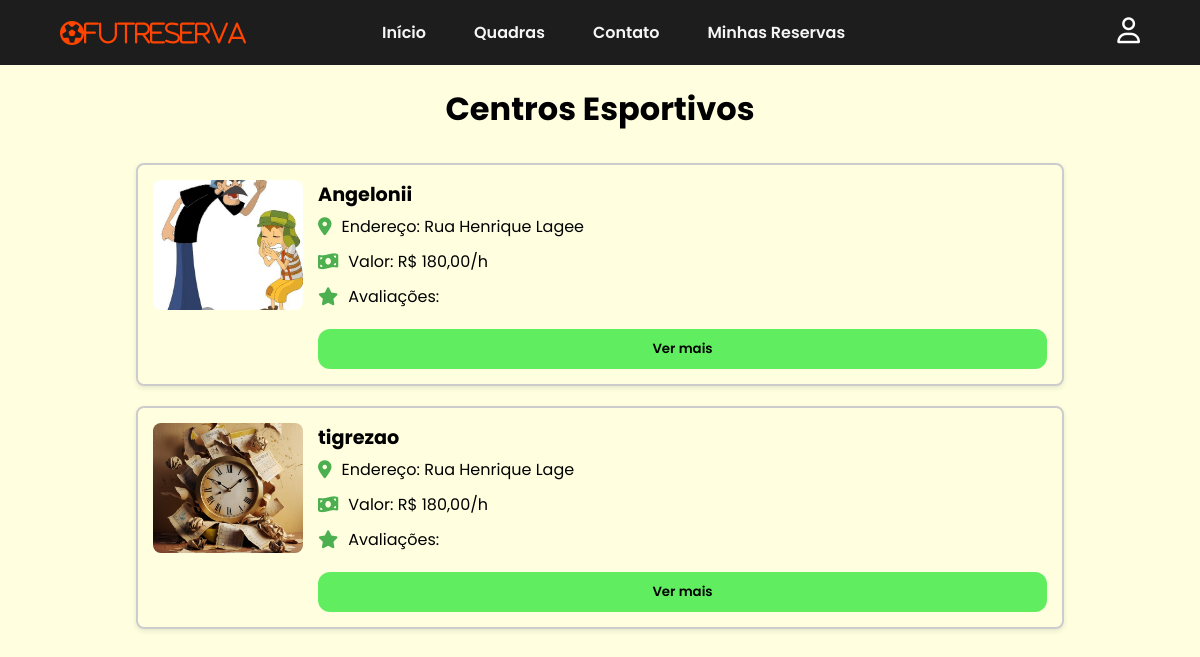
Screenshot of /society.php (signed in) with the database file from the repository.
### tables this page shows
CREATE TABLE `quadra` (
  `id_quadra` int(11) NOT NULL,
  `nome` varchar(100) NOT NULL,
  `endereco` varchar(255) NOT NULL,
  `tipo` varchar(255) NOT NULL,
  `preco` decimal(10,2) NOT NULL,
  `imagem` varchar(255) NOT NULL,
  `id_usuario` int(11) NOT NULL
);

### society.php (the view, shortened to what this page needs)
<?php
$servername = "localhost";
$username = "root";
$password = "";
$dbname = "reservaquadras";
$conn = new mysqli($servername, $username, $password, $dbname);
$sql = "SELECT id_quadra, nome, endereco, preco, imagem, id_usuario FROM quadra WHERE tipo = 'society'";
$result = $conn->query($sql);
?>
<!DOCTYPE html>
<html lang="pt-BR">
<head>
    <link rel="stylesheet" href="styles/quadras.css">
    <link rel="stylesheet" href="https://cdnjs.cloudflare.com/ajax/libs/font-awesome/6.6.0/css/all.min.css" />
    <link rel="stylesheet" href="styles/styles.css">
    <link rel="stylesheet" href="styles/home.css">
    <link rel="stylesheet" href="styles/header.css">
    <link rel="stylesheet" href="https://unpkg.com/swiper/swiper-bundle.min.css">
</head>
<body>
<header>
    <nav id="navbar">
        <i class="fa-regular fa-futbol" id="logo">FutReserva</i>
        <ul id="nav_list">
            <li id="nav-item"><a href="index.php">Início</a></li>
            <li id="nav-item"><a href="quadras.php">Quadras</a></li>
            <li id="nav-item"><a href="contatos.php">Contato</a></li>
            <li id="nav-item"><a href="reservas.php">Minhas Reservas</a></li>
        </ul>
        <div id="user-section">
                <?php if (isset($_SESSION['user_id'])): ?>
                    <i class="fa-regular fa-user" id="profile-icon"></i>
                <?php endif; ?>
            </div>
    </nav>
</header>
<h1>Centros Esportivos</h1>
<div class="quadras-container">
    <?php if ($result->num_rows > 0): ?>
        <?php while($row = $result->fetch_assoc()): ?>
            <div class="quadra">
                <img src="img/<?= $row['imagem']; ?>" alt="Imagem da quadra" class="foto">
                <div class="detalhes">
                    <h2 class="nome"><?= $row['nome']; ?></h2>
                    <div class="info">
                        <i class="fa-solid fa-location-dot"></i>
                        <p>Endereço: <?= $row['endereco']; ?></p>
                    </div>
                    <div class="info">
                        <i class="fa-solid fa-money-bill-wave"></i>
                        <p>Valor: R$ <?= number_format($row['preco'], 2, ',', '.'); ?>/h</p>
                    </div>
                    <div class="info">
                        <i class="fa-solid fa-star"></i>
                        <p>Avaliações:</p>
                    </div>
                    <button class="ver-mais" data-target="#modal-<?= $row['id_quadra']; ?>">Ver mais</button>
                </div>
            </div>
        <?php endwhile; ?>
    <?php else: ?>
        <p>Não há quadras disponíveis no momento.</p>
    <?php endif; ?>
</div>
</body>
</html>

### styles/quadras.css (style rules this page uses)
body { font-family: Poppins, sans-serif; }
h1 { text-align: center; margin-top: 20px; font-size: 2em; }
.quadras-container { display: flex; flex-direction: column; justify-content: flex-start; align-items: center; padding: 20px; }
.quadra { display: flex; flex-direction: row; margin: 10px 0; padding: 15px; border: 2px solid #ccc; border-radius: 8px; width: 80%; box-shadow: 0 2px 5px rgba(0, 0, 0, 0.1); }
.foto { width: 150px; height: 130px; object-fit: cover; border-radius: 8px; margin-right: 15px; }
.detalhes { display: flex; flex-direction: column; justify-content: center; flex-grow: 1; }
.nome { font-weight: bold; font-size: 1.2em; margin-bottom: 5px; }
button { margin: 10px 0 0; padding: 10px 14px; background-color: rgb(96, 238, 96); border: none; border-radius: 12px; font-weight: 600; cursor: pointer; transition: background-color .3s ease; }
.info { display: flex; align-items: center; margin-bottom: 10px; }
.info i { font-size: 18px; margin-right: 10px; color: #4CAF50; }

### styles/styles.css (style rules this page uses)
* { font-family: "Poppins", sans-serif; margin: 0; padding: 0; box-sizing: border-box; }
body { background-color: lightyellow; }

### styles/header.css (style rules this page uses)
header { width: 100%; padding: 18px 5%; background-color: #1d1d1d; }
#navbar { width: 100%; display: flex; align-items: center; justify-content: space-between; }
#navbar #logo { font-size: 24px; color: #ff4500; }
#nav_list { display: flex; list-style: none; gap: 48px; }
#nav-item a { text-decoration: none; color: whitesmoke; font-weight: 600; }
#profile-icon { font-size: 26px; color: white; cursor: pointer; }

### society.php (style rules this page uses)
* { font-family: 'Poppins', sans-serif; }

### rows the page displays
quadra: imagem (picture), nome "Angelonii", endereco "Rua Henrique Lagee", preco "180,00"
quadra: imagem (picture), nome "tigrezao", endereco "Rua Henrique Lage", preco "180,00"
